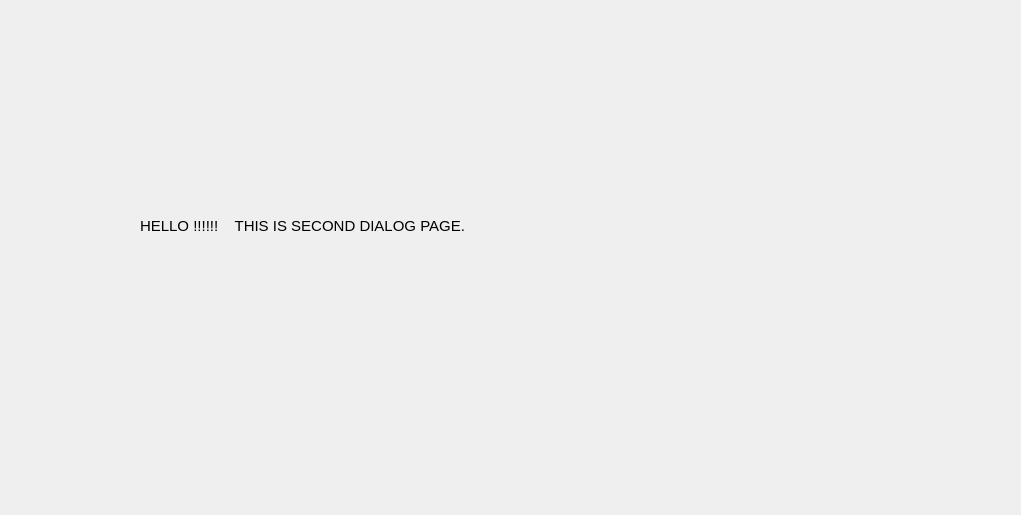
<?xml version="1.0" encoding="UTF-8"?>
<ui version="4.0">
 <class>SecDialog</class>
 <widget class="QDialog" name="SecDialog">
  <property name="geometry">
   <rect>
    <x>0</x>
    <y>0</y>
    <width>1021</width>
    <height>515</height>
   </rect>
  </property>
  <property name="windowTitle">
   <string>Dialog</string>
  </property>
  <widget class="QLabel" name="label">
   <property name="geometry">
    <rect>
     <x>140</x>
     <y>90</y>
     <width>591</width>
     <height>271</height>
    </rect>
   </property>
   <property name="font">
    <font>
     <pointsize>11</pointsize>
    </font>
   </property>
   <property name="text">
    <string>HELLO !!!!!!    THIS IS SECOND DIALOG PAGE.</string>
   </property>
  </widget>
 </widget>
 <resources/>
 <connections/>
</ui>
